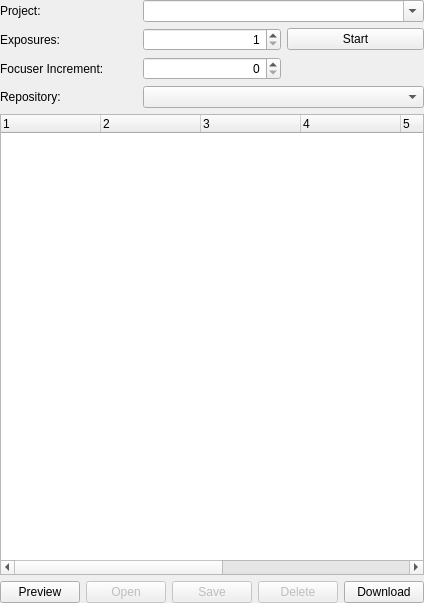
<?xml version="1.0" encoding="UTF-8"?>
<ui version="4.0">
 <class>snowgui::exposewidget</class>
 <widget class="QWidget" name="snowgui::exposewidget">
  <property name="geometry">
   <rect>
    <x>0</x>
    <y>0</y>
    <width>400</width>
    <height>603</height>
   </rect>
  </property>
  <property name="windowTitle">
   <string>Form</string>
  </property>
  <layout class="QVBoxLayout" name="verticalLayout">
   <property name="leftMargin">
    <number>0</number>
   </property>
   <property name="topMargin">
    <number>0</number>
   </property>
   <property name="rightMargin">
    <number>0</number>
   </property>
   <property name="bottomMargin">
    <number>0</number>
   </property>
   <item>
    <widget class="QWidget" name="widget" native="true">
     <layout class="QGridLayout" name="gridLayout">
      <property name="leftMargin">
       <number>0</number>
      </property>
      <property name="topMargin">
       <number>0</number>
      </property>
      <property name="rightMargin">
       <number>0</number>
      </property>
      <property name="bottomMargin">
       <number>0</number>
      </property>
      <item row="0" column="0">
       <widget class="QLabel" name="projectLabel">
        <property name="text">
         <string>Project:</string>
        </property>
       </widget>
      </item>
      <item row="0" column="1" colspan="2">
       <widget class="QComboBox" name="projectBox">
        <property name="editable">
         <bool>true</bool>
        </property>
       </widget>
      </item>
      <item row="1" column="2">
       <widget class="QPushButton" name="startButton">
        <property name="text">
         <string>Start</string>
        </property>
       </widget>
      </item>
      <item row="2" column="0">
       <widget class="QLabel" name="focuserincrementLabel">
        <property name="text">
         <string>Focuser Increment:</string>
        </property>
       </widget>
      </item>
      <item row="3" column="0">
       <widget class="QLabel" name="repositoryLabel">
        <property name="text">
         <string>Repository:</string>
        </property>
       </widget>
      </item>
      <item row="3" column="1" colspan="2">
       <widget class="QComboBox" name="repositoryBox"/>
      </item>
      <item row="1" column="0">
       <widget class="QLabel" name="exposuresLabel">
        <property name="text">
         <string>Exposures:</string>
        </property>
       </widget>
      </item>
      <item row="2" column="1">
       <widget class="QSpinBox" name="focuserincrementSpinBox">
        <property name="alignment">
         <set>Qt::AlignRight|Qt::AlignTrailing|Qt::AlignVCenter</set>
        </property>
        <property name="maximum">
         <number>10000</number>
        </property>
        <property name="singleStep">
         <number>100</number>
        </property>
       </widget>
      </item>
      <item row="1" column="1">
       <widget class="QSpinBox" name="exposuresSpinBox">
        <property name="alignment">
         <set>Qt::AlignRight|Qt::AlignTrailing|Qt::AlignVCenter</set>
        </property>
        <property name="minimum">
         <number>1</number>
        </property>
        <property name="maximum">
         <number>1001</number>
        </property>
       </widget>
      </item>
     </layout>
    </widget>
   </item>
   <item>
    <widget class="QTreeWidget" name="repositoryTree">
     <property name="columnCount">
      <number>8</number>
     </property>
     <column>
      <property name="text">
       <string notr="true">1</string>
      </property>
     </column>
     <column>
      <property name="text">
       <string notr="true">2</string>
      </property>
     </column>
     <column>
      <property name="text">
       <string notr="true">3</string>
      </property>
     </column>
     <column>
      <property name="text">
       <string notr="true">4</string>
      </property>
     </column>
     <column>
      <property name="text">
       <string notr="true">5</string>
      </property>
     </column>
     <column>
      <property name="text">
       <string notr="true">6</string>
      </property>
     </column>
     <column>
      <property name="text">
       <string notr="true">7</string>
      </property>
     </column>
     <column>
      <property name="text">
       <string notr="true">8</string>
      </property>
     </column>
    </widget>
   </item>
   <item>
    <widget class="QWidget" name="buttonsWidget" native="true">
     <layout class="QHBoxLayout" name="horizontalLayout">
      <property name="leftMargin">
       <number>0</number>
      </property>
      <property name="topMargin">
       <number>0</number>
      </property>
      <property name="rightMargin">
       <number>0</number>
      </property>
      <property name="bottomMargin">
       <number>0</number>
      </property>
      <item>
       <widget class="QPushButton" name="previewButton">
        <property name="text">
         <string>Preview</string>
        </property>
       </widget>
      </item>
      <item>
       <widget class="QPushButton" name="openButton">
        <property name="enabled">
         <bool>false</bool>
        </property>
        <property name="text">
         <string>Open</string>
        </property>
       </widget>
      </item>
      <item>
       <widget class="QPushButton" name="saveButton">
        <property name="enabled">
         <bool>false</bool>
        </property>
        <property name="text">
         <string>Save</string>
        </property>
       </widget>
      </item>
      <item>
       <widget class="QPushButton" name="deleteButton">
        <property name="enabled">
         <bool>false</bool>
        </property>
        <property name="text">
         <string>Delete</string>
        </property>
       </widget>
      </item>
      <item>
       <widget class="QPushButton" name="downloadButton">
        <property name="text">
         <string>Download</string>
        </property>
       </widget>
      </item>
     </layout>
    </widget>
   </item>
  </layout>
 </widget>
 <resources/>
 <connections/>
</ui>
